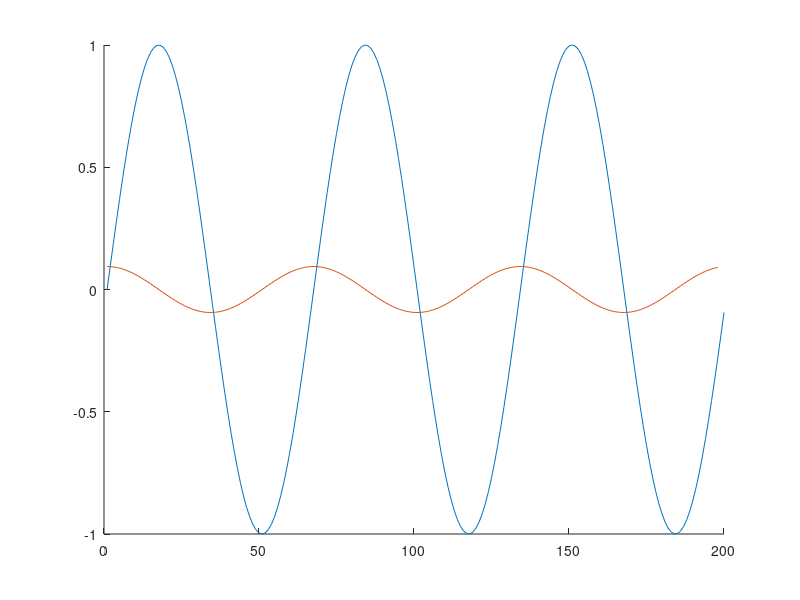

Recreate this plot in MATLAB.
n = 0:1:199;
x = sin((3*pi/100).*n);
l = 1;
while l ~= 199
    if n(l) == 0 
        y(l) = -1.5.*x(l) + 2.*x(l + 1) - 0.5.*x(l + 2);

    else n(l) > 0 && n(l) < 199;
        y(l) = 0.5.*x(l + 1) -0.5.*x(l - 1);
    end

    if n(l) == 199 
        y(l)=1.5.*(x(l)) - 2.*x(l - 1) + 0.5.*x(l - 2);

    end
    l = l+1;
end

hold on
plot(x)
plot(y)